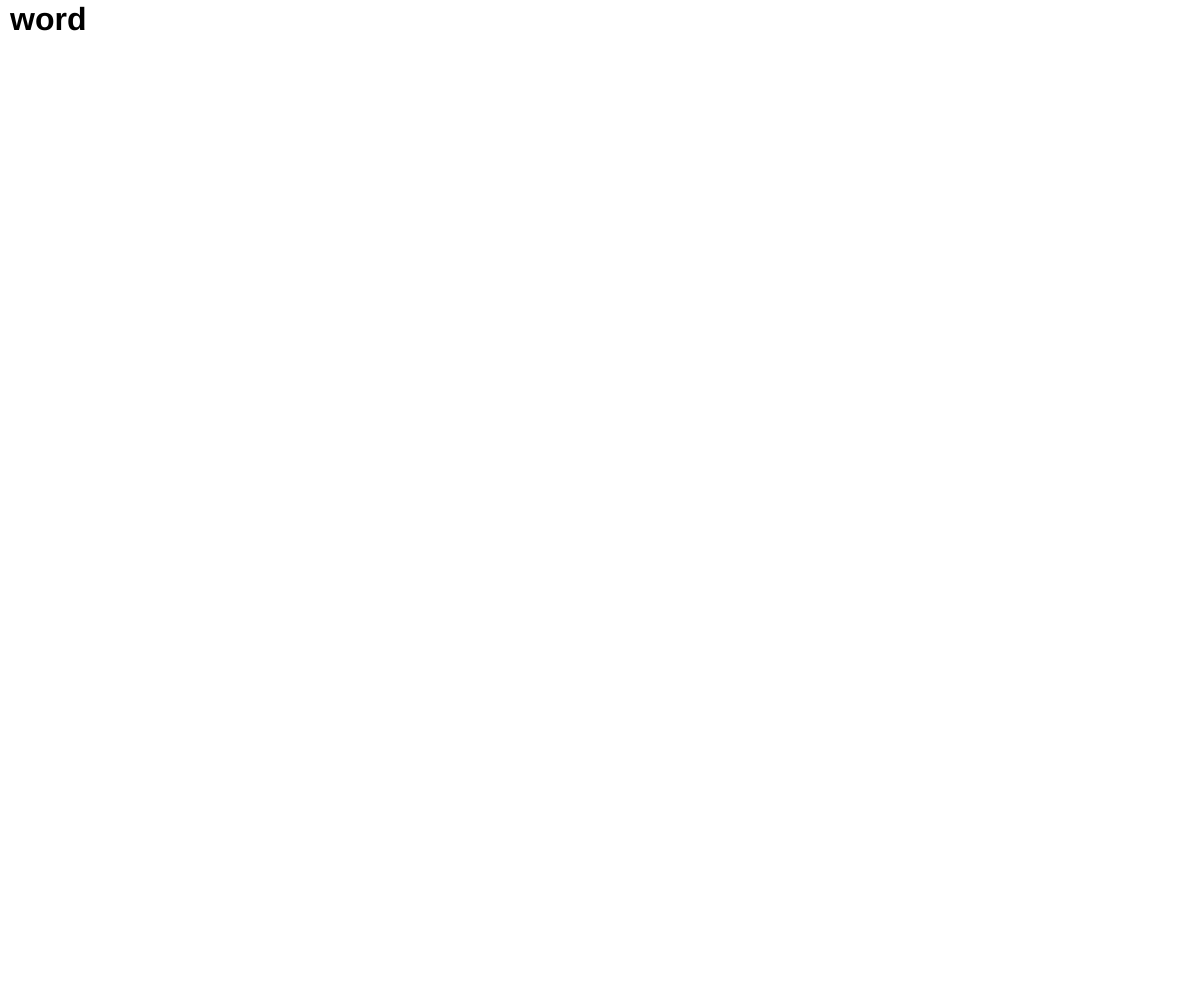
Frame 1 (no input)
Frame 60 (no input): identical to frame 1, image omitted
Frame 120 (the mouse pressed at the canvas centre since frame 60): identical to frame 1, image omitted

The p5.js sketch that drew this single still picture (run headless with seeded random() and noise() and a simulated clock; from frame 60 on, the mouse is pressed at the canvas centre):

// p5.js sketch
// ── sketch.js
// Project Title
// Your Name
// Date
//
// Extra for Experts:
// - describe what you did to take this project "above and beyond"
let randomS;  // random size 
let randomX; // random X position 
let randomY; // random Y position
function setup() {
  createCanvas(windowWidth, windowHeight);
  textSize(32);
  textStyle(BOLD);
  text('word', 10, 30);


 
}
function draw (){
  randomX = random(0,1500)
  randomS = random(0,100)
  randomY = random(0,800)
}

function keyTyped(){
  if (key==="a")
  rect(mouseX,mouseY,75,100);
  
  if (key==="b")
  ellipse(mouseX,mouseY,75,100);
  if (key==="d")
  arc(mouseX,mouseY,80, 80, 0, PI + QUARTER_PI);
  fill(random(0,255),random(0,255),random(0,255),);
  if (key === " ")
  background(255)
  if (key==="p")
  rect(randomX,randomY,randomS,randomS);
}
